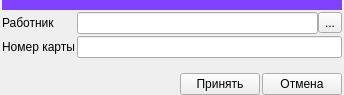
<?xml version="1.0" encoding="UTF-8"?>
<ui version="4.0">
 <class>Dialog</class>
 <widget class="QDialog" name="Dialog">
  <property name="geometry">
   <rect>
    <x>0</x>
    <y>0</y>
    <width>344</width>
    <height>95</height>
   </rect>
  </property>
  <property name="windowTitle">
   <string>Карта работника</string>
  </property>
  <layout class="QGridLayout" name="gridLayout">
   <property name="leftMargin">
    <number>2</number>
   </property>
   <property name="topMargin">
    <number>0</number>
   </property>
   <property name="rightMargin">
    <number>2</number>
   </property>
   <property name="bottomMargin">
    <number>0</number>
   </property>
   <property name="spacing">
    <number>2</number>
   </property>
   <item row="1" column="1">
    <layout class="QHBoxLayout" name="horizontalLayout_2">
     <property name="spacing">
      <number>0</number>
     </property>
     <item>
      <widget class="QLineEdit" name="le_worker">
       <property name="readOnly">
        <bool>true</bool>
       </property>
      </widget>
     </item>
     <item>
      <widget class="QToolButton" name="toolButton_2">
       <property name="text">
        <string>...</string>
       </property>
      </widget>
     </item>
    </layout>
   </item>
   <item row="2" column="0">
    <widget class="QLabel" name="label_2">
     <property name="text">
      <string>Номер карты</string>
     </property>
    </widget>
   </item>
   <item row="1" column="0">
    <widget class="QLabel" name="label">
     <property name="text">
      <string>Работник</string>
     </property>
    </widget>
   </item>
   <item row="0" column="0" colspan="2">
    <widget class="QWidget" name="widget" native="true">
     <property name="minimumSize">
      <size>
       <width>0</width>
       <height>10</height>
      </size>
     </property>
     <property name="styleSheet">
      <string notr="true">background-color: rgb(129, 66, 255);</string>
     </property>
    </widget>
   </item>
   <item row="2" column="1">
    <widget class="QLineEdit" name="le_card"/>
   </item>
   <item row="4" column="0" colspan="2">
    <layout class="QHBoxLayout" name="horizontalLayout_4">
     <item>
      <spacer name="horizontalSpacer_2">
       <property name="orientation">
        <enum>Qt::Horizontal</enum>
       </property>
       <property name="sizeHint" stdset="0">
        <size>
         <width>40</width>
         <height>20</height>
        </size>
       </property>
      </spacer>
     </item>
     <item>
      <widget class="QPushButton" name="pushButton">
       <property name="text">
        <string>Принять</string>
       </property>
       <property name="autoDefault">
        <bool>false</bool>
       </property>
      </widget>
     </item>
     <item>
      <widget class="QPushButton" name="pushButton_2">
       <property name="text">
        <string>Отмена</string>
       </property>
       <property name="autoDefault">
        <bool>false</bool>
       </property>
      </widget>
     </item>
    </layout>
   </item>
   <item row="3" column="1">
    <spacer name="verticalSpacer">
     <property name="orientation">
      <enum>Qt::Vertical</enum>
     </property>
     <property name="sizeHint" stdset="0">
      <size>
       <width>20</width>
       <height>40</height>
      </size>
     </property>
    </spacer>
   </item>
  </layout>
 </widget>
 <resources/>
 <connections>
  <connection>
   <sender>toolButton_2</sender>
   <signal>clicked()</signal>
   <receiver>Dialog</receiver>
   <slot>ui_view_worker()</slot>
   <hints>
    <hint type="sourcelabel">
     <x>323</x>
     <y>21</y>
    </hint>
    <hint type="destinationlabel">
     <x>380</x>
     <y>27</y>
    </hint>
   </hints>
  </connection>
  <connection>
   <sender>pushButton_2</sender>
   <signal>clicked()</signal>
   <receiver>Dialog</receiver>
   <slot>ui_can()</slot>
   <hints>
    <hint type="sourcelabel">
     <x>310</x>
     <y>82</y>
    </hint>
    <hint type="destinationlabel">
     <x>318</x>
     <y>152</y>
    </hint>
   </hints>
  </connection>
  <connection>
   <sender>pushButton</sender>
   <signal>clicked()</signal>
   <receiver>Dialog</receiver>
   <slot>ui_acc()</slot>
   <hints>
    <hint type="sourcelabel">
     <x>235</x>
     <y>87</y>
    </hint>
    <hint type="destinationlabel">
     <x>244</x>
     <y>194</y>
    </hint>
   </hints>
  </connection>
 </connections>
 <slots>
  <slot>ui_view_worker()</slot>
  <slot>ui_acc()</slot>
  <slot>ui_can()</slot>
 </slots>
</ui>
